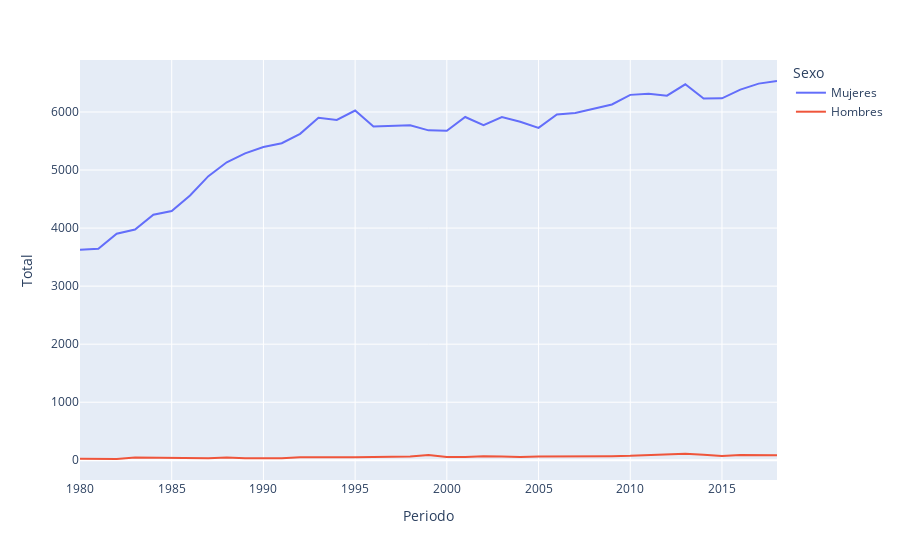

Write notebook code for a chart like this one.
### Code cell
fig = px.line(tumor_mama.sort_values(by="Periodo"), x = "Periodo", y = "Total", color = "Sexo")
fig

### Figure 1 — Plotly figure (JSON) as saved in the notebook; plotly's stock layout.template omitted (floating-point values rounded to 4 significant figures)
{"data": [{"hovertemplate": "Sexo=Mujeres<br>Periodo=%{x}<br>Total=%{y}<extra></extra>", "legendgroup": "Mujeres", "line": {"color": "#636efa", "dash": "solid"}, "marker": {"symbol": "circle"}, "mode": "lines", "name": "Mujeres", "orientation": "v", "showlegend": true, "type": "scatter", "x": [1980, 1981, 1982, 1983, 1984, 1985, 1986, 1987, 1988, 1989, 1990, 1991, 1992, 1993, 1994, 1995, 1996, 1997, 1998, 1999, 2000, 2001, 2002, 2003, 2004, 2005, 2006, 2007, 2008, 2009, 2010, 2011, 2012, 2013, 2014, 2015, 2016, 2017, 2018], "xaxis": "x", "y": [3629, 3644, 3904, 3975, 4231, 4293, 4561, 4895, 5134, 5287, 5398, 5462, 5624, 5902, 5864, 6026, 5752, 5766, 5773, 5684, 5677, 5914, 5772, 5913, 5833, 5727, 5956, 5983, 6051, 6129, 6295, 6314, 6282, 6477, 6231, 6235, 6385, 6489, 6534], "yaxis": "y"}, {"hovertemplate": "Sexo=Hombres<br>Periodo=%{x}<br>Total=%{y}<extra></extra>", "legendgroup": "Hombres", "line": {"color": "#EF553B", "dash": "solid"}, "marker": {"symbol": "circle"}, "mode": "lines", "name": "Hombres", "orientation": "v", "showlegend": true, "type": "scatter", "x": [1980, 1981, 1982, 1983, 1984, 1985, 1986, 1987, 1988, 1989, 1990, 1991, 1992, 1993, 1994, 1995, 1996, 1997, 1998, 1999, 2000, 2001, 2002, 2003, 2004, 2005, 2006, 2007, 2008, 2009, 2010, 2011, 2012, 2013, 2014, 2015, 2016, 2017, 2018], "xaxis": "x", "y": [27, 30, 22, 49, 46, 47, 46, 33, 48, 35, 36, 36, 53, 57, 57, 52, 55, 62, 64, 91, 55, 58, 70, 64, 58, 65, 64, 63, 71, 71, 76, 85, 93, 112, 94, 75, 92, 84, 87], "yaxis": "y"}], "layout": {"legend": {"title": {"text": "Sexo"}, "tracegroupgap": 0}, "margin": {"t": 60}, "xaxis": {"anchor": "y", "domain": [0, 1], "title": {"text": "Periodo"}}, "yaxis": {"anchor": "x", "domain": [0, 1], "title": {"text": "Total"}}}}
